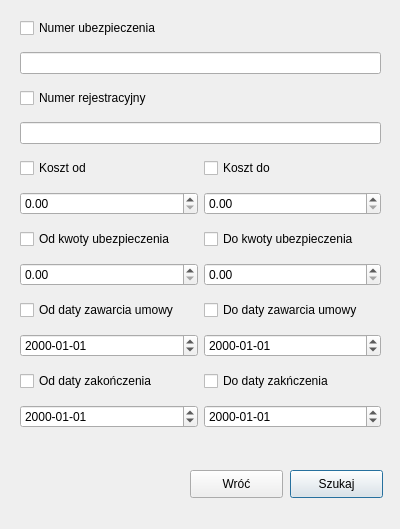
<?xml version="1.0" encoding="UTF-8"?>
<ui version="4.0">
 <class>szukajUbezpieczenia</class>
 <widget class="QDialog" name="szukajUbezpieczenia">
  <property name="geometry">
   <rect>
    <x>0</x>
    <y>0</y>
    <width>400</width>
    <height>529</height>
   </rect>
  </property>
  <property name="windowTitle">
   <string>Dialog</string>
  </property>
  <widget class="QPushButton" name="szukajButton">
   <property name="geometry">
    <rect>
     <x>290</x>
     <y>470</y>
     <width>93</width>
     <height>28</height>
    </rect>
   </property>
   <property name="text">
    <string>Szukaj</string>
   </property>
  </widget>
  <widget class="QPushButton" name="wrocButton">
   <property name="geometry">
    <rect>
     <x>190</x>
     <y>470</y>
     <width>93</width>
     <height>28</height>
    </rect>
   </property>
   <property name="text">
    <string>Wróć</string>
   </property>
  </widget>
  <widget class="QWidget" name="gridLayoutWidget">
   <property name="geometry">
    <rect>
     <x>20</x>
     <y>10</y>
     <width>361</width>
     <height>431</height>
    </rect>
   </property>
   <layout class="QGridLayout" name="gridLayout">
    <item row="11" column="0">
     <widget class="QDateEdit" name="odDataZakDateEdit">
      <property name="displayFormat">
       <string>yyyy-MM-dd</string>
      </property>
     </widget>
    </item>
    <item row="10" column="0">
     <widget class="QCheckBox" name="odDataZakCB">
      <property name="text">
       <string>Od daty zakończenia</string>
      </property>
     </widget>
    </item>
    <item row="7" column="0">
     <widget class="QDoubleSpinBox" name="odkwotaDoubleSpinBox">
      <property name="maximum">
       <double>1000000.000000000000000</double>
      </property>
     </widget>
    </item>
    <item row="9" column="0">
     <widget class="QDateEdit" name="odDataZawDateEdit">
      <property name="displayFormat">
       <string>yyyy-MM-dd</string>
      </property>
     </widget>
    </item>
    <item row="1" column="0" colspan="2">
     <widget class="QLineEdit" name="numerUbkLE"/>
    </item>
    <item row="9" column="1">
     <widget class="QDateEdit" name="doDataZawDateEdit">
      <property name="displayFormat">
       <string>yyyy-MM-dd</string>
      </property>
     </widget>
    </item>
    <item row="7" column="1">
     <widget class="QDoubleSpinBox" name="dokwotaDoubleSpinBox">
      <property name="maximum">
       <double>1000000.000000000000000</double>
      </property>
     </widget>
    </item>
    <item row="11" column="1">
     <widget class="QDateEdit" name="doDataZakDateEdit">
      <property name="displayFormat">
       <string>yyyy-MM-dd</string>
      </property>
     </widget>
    </item>
    <item row="5" column="0">
     <widget class="QDoubleSpinBox" name="odKosztDoubleSpinBox">
      <property name="prefix">
       <string notr="true"/>
      </property>
      <property name="suffix">
       <string notr="true"/>
      </property>
      <property name="maximum">
       <double>999999.989999999990687</double>
      </property>
      <property name="singleStep">
       <double>1.000000000000000</double>
      </property>
     </widget>
    </item>
    <item row="4" column="0">
     <widget class="QCheckBox" name="odKosztCB">
      <property name="text">
       <string>Koszt od</string>
      </property>
     </widget>
    </item>
    <item row="8" column="0">
     <widget class="QCheckBox" name="odDataZawCB">
      <property name="text">
       <string>Od daty zawarcia umowy</string>
      </property>
     </widget>
    </item>
    <item row="3" column="0" colspan="2">
     <widget class="QLineEdit" name="numerRejLE"/>
    </item>
    <item row="2" column="0" colspan="2">
     <widget class="QCheckBox" name="numerRejCB">
      <property name="text">
       <string>Numer rejestracyjny</string>
      </property>
     </widget>
    </item>
    <item row="0" column="0" colspan="2">
     <widget class="QCheckBox" name="numerUbCB">
      <property name="text">
       <string>Numer ubezpieczenia</string>
      </property>
     </widget>
    </item>
    <item row="10" column="1">
     <widget class="QCheckBox" name="doDataZakCB">
      <property name="text">
       <string>Do daty zakńczenia</string>
      </property>
     </widget>
    </item>
    <item row="8" column="1">
     <widget class="QCheckBox" name="doDataZawCB">
      <property name="text">
       <string>Do daty zawarcia umowy</string>
      </property>
     </widget>
    </item>
    <item row="4" column="1">
     <widget class="QCheckBox" name="doKosztCB">
      <property name="text">
       <string>Koszt do</string>
      </property>
     </widget>
    </item>
    <item row="5" column="1">
     <widget class="QDoubleSpinBox" name="doKosztDoubleSpinBox">
      <property name="prefix">
       <string notr="true"/>
      </property>
      <property name="suffix">
       <string notr="true"/>
      </property>
      <property name="maximum">
       <double>999999.989999999990687</double>
      </property>
      <property name="singleStep">
       <double>1.000000000000000</double>
      </property>
     </widget>
    </item>
    <item row="6" column="0">
     <widget class="QCheckBox" name="odKwotaUbCB">
      <property name="text">
       <string>Od kwoty ubezpieczenia</string>
      </property>
     </widget>
    </item>
    <item row="6" column="1">
     <widget class="QCheckBox" name="doKwotaUbCB">
      <property name="text">
       <string>Do kwoty ubezpieczenia</string>
      </property>
     </widget>
    </item>
   </layout>
  </widget>
 </widget>
 <resources/>
 <connections/>
</ui>
